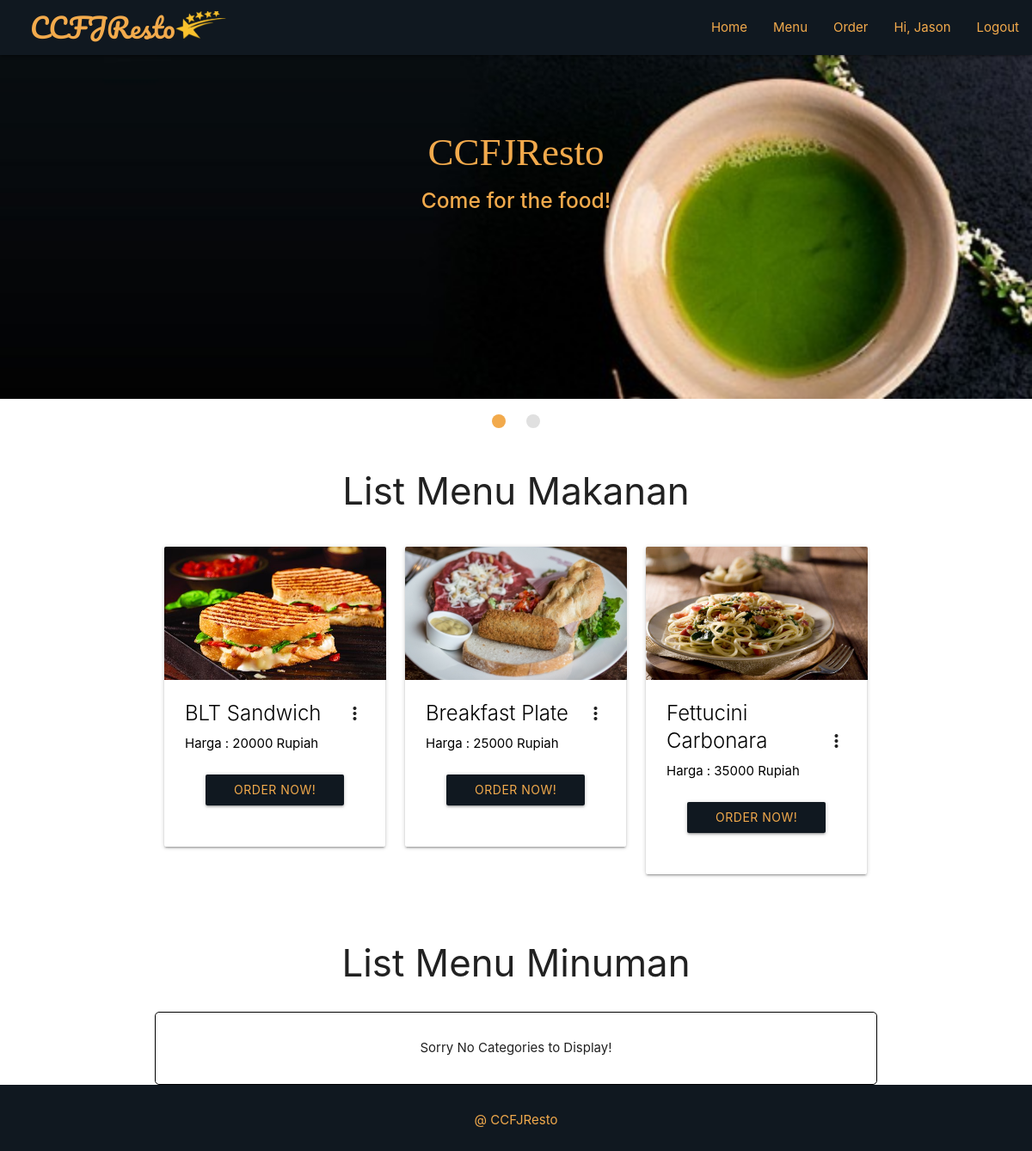
The page /foods.php (signed in) on the database its author committed.
### tables this page shows
CREATE TABLE `food` (
  `id` int(11) NOT NULL,
  `filename` varchar(255) NOT NULL,
  `status` enum('1','0') NOT NULL DEFAULT '1',
  `fname` varchar(50) NOT NULL,
  `category` varchar(255) NOT NULL,
  `description` varchar(250) NOT NULL,
  `price` int(11) NOT NULL
);

### frontend/foods.php (the view, shortened to what this page needs)
<?php
require('backends/connection-pdo.php');
$sql = "SELECT * FROM food WHERE category = 'food'";
$query  = $pdoconn->prepare($sql);
$query->execute();
$arr_all = $query->fetchAll(PDO::FETCH_ASSOC);
?>
<section class="fcategories">
	<div class="container">
		<div class="section white center">
			<h3 class="header">List Menu Makanan</h3>
		</div>
		<?php if (count($arr_all) == 0) {
			echo '<div class="section gray center" style="border: 1px solid black; border-radius: 5px;">
			<p class="header">Sorry No Categories to Display!</p>
		</div>';
		} else {  ?>
			<?php for ($i = 1; $i <= count($arr_all);) { ?>
				<div class="row">
					<?php for ($j = 1; $j <= 3; $j++) { ?>
						<div class="col s12 m4">
							<div class="card" data-aos="zoom-in">
								<div class="card-image waves-effect waves-block waves-light">
									<img class="activator" src="images/<?php echo $arr_all[$i + $j - 2]['filename']; ?>">
								</div>
								<div class="card-content">
									<span class="card-title activator grey-text text-darken-4"><a class="black-text" href=""><?php echo $arr_all[$i + $j - 2]['fname']; ?></a><i class="material-icons right">more_vert</i></span>
									<a class="black-text" href="">Harga : <?php echo $arr_all[$i + $j - 2]['price']; ?> Rupiah</a>
									<div class="card-content center">
										<a href="backends/order-food.php?id=<?php echo $arr_all[$i + $j - 2]['id']; ?>" style="background: #101820FF; color: #F2AA4CFF;" class="btn waves-effect waves-block waves-light" href="">Order Now!</a>
									</div>
								</div>
							</div>
						</div>
					<?php } ?>
					<?php $i = $i + 3; ?>
				</div>
		<?php
			}
		}
		?>
	</div>
</section>

### rows shown on the page
food: filename (picture), fname "BLT Sandwich", price "20000"
food: filename (picture), fname "Breakfast Plate", price "25000"
food: filename (picture), fname "Fettucini Carbonara", price "35000"

### other values the page prints
$_SESSION['firstname'] "Jason"
